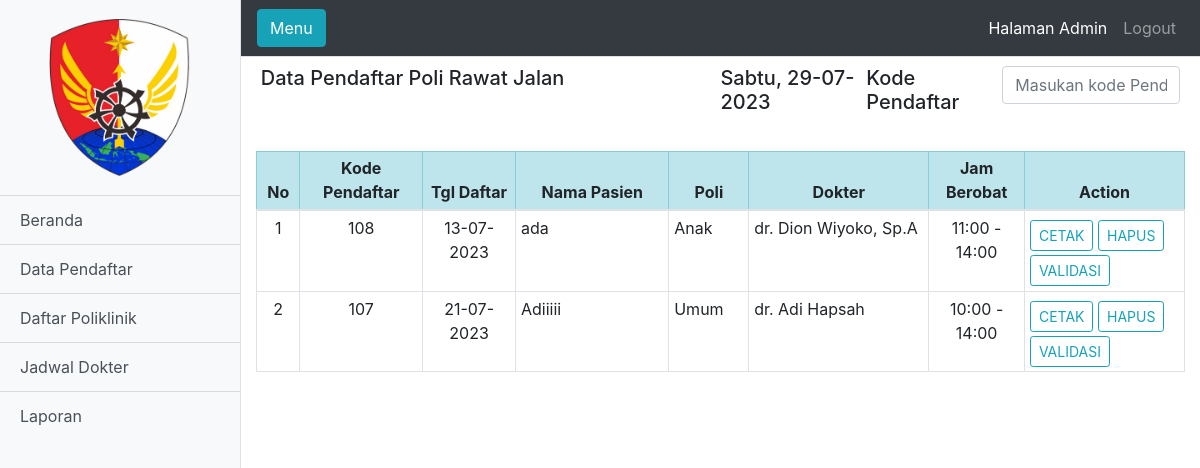
The page /data_pendaftar.php on the database its author committed.
### tables this page shows
CREATE TABLE `pasien` (
  `kode_pendaftaran` int(10) NOT NULL,
  `username` varchar(10) NOT NULL,
  `tgl_daftar` date NOT NULL,
  `id_poli` int(5) NOT NULL,
  `id_dokter` int(3) NOT NULL,
  `id_jam` int(5) NOT NULL,
  `jenis_pembayaran` varchar(30) NOT NULL,
  `no_rm` varchar(20) NOT NULL,
  `nama` varchar(50) NOT NULL,
  `jk` varchar(20) NOT NULL,
  `tlahir` varchar(50) NOT NULL,
  `nohp` varchar(15) NOT NULL,
  `ttl` date NOT NULL,
  `pekerjaan` varchar(50) NOT NULL,
  `alamat` varchar(500) NOT NULL,
  `wnama` varchar(50) NOT NULL,
  `wjk` varchar(10) NOT NULL,
  `walamat` varchar(500) NOT NULL,
  `wnohp` varchar(15) NOT NULL,
  `status` varchar(40) NOT NULL,
  `diagnosa` varchar(255) DEFAULT NULL
);

CREATE TABLE `poliklinik` (
  `id_poli` int(3) NOT NULL,
  `nama_poli` varchar(30) NOT NULL,
  `status` int(3) NOT NULL
);

CREATE TABLE `dokter` (
  `id_dokter` int(3) NOT NULL,
  `nama_dokter` varchar(30) NOT NULL,
  `id_poli` int(3) NOT NULL,
  `status` int(11) NOT NULL,
  `level` enum('spesialis','umum') NOT NULL DEFAULT 'umum'
);

CREATE TABLE `jam` (
  `id_jam` int(5) NOT NULL,
  `jam` varchar(25) NOT NULL,
  `id_poli` int(3) NOT NULL,
  `id_dokter` int(5) NOT NULL,
  `status` int(11) NOT NULL
);

### functions.php (called while the page is built, shortened)
<?php
$db = mysqli_connect("localhost", "root", "", "sirusakdeh_db");
function query($query) {
  global $db;
  $result = mysqli_query($db, $query);
  $rows = [];
  while ($row = mysqli_fetch_assoc($result)) {
      $rows[] = $row;
  }
  return $rows;
}
   ?>

### data_pendaftar.php (the view, shortened to what this page needs)
<?php
require 'functions.php';
$hari = array ( 1 =>    'Senin',
                        'Selasa',
                        'Rabu',
                        'Kamis',
                        'Jumat',
                        'Sabtu',
                        'Minggu'
                      );
$tgl = date('d-m-Y');
$data_pendaftar = query("SELECT pasien.kode_pendaftaran,pasien.tgl_daftar,pasien.nama,poliklinik.nama_poli,dokter.nama_dokter,jam.jam from pasien join poliklinik on pasien.id_poli=poliklinik.id_poli join dokter on pasien.id_dokter=dokter.id_dokter join jam on pasien.id_jam=jam.id_jam order by kode_pendaftaran desc limit 10");
 ?>
<!DOCTYPE html>
<html lang="en">
<head>
  <link href="admin/vendor/bootstrap/css/bootstrap.min.css" rel="stylesheet">
  <link href="admin/css/simple-sidebar.css" rel="stylesheet">
</head>
<body>
  <div id="">
  <div class="d-flex" id="wrapper">
    <div class="bg-light border-right" id="sidebar-wrapper">
      <div class="sidebar-heading"><center><img src="img/logo.png" style="width: 150px; background: transparent;"></center></div>
      <div class="list-group list-group-flush">
        <a href="admin.php" class="list-group-item list-group-item-action bg-light">Beranda</a>
        <a href="data_pendaftar.php" class="list-group-item list-group-item-action bg-light">Data Pendaftar</a>
        <a href="daftar_poliklinik.php" class="list-group-item list-group-item-action bg-light">Daftar Poliklinik</a>
        <a href="jadwal_dokter.php" class="list-group-item list-group-item-action bg-light">Jadwal Dokter</a>
        <a href="laporan.php" class="list-group-item list-group-item-action bg-light">Laporan</a>
      </div>
    </div>
    <div id="page-content-wrapper">
      <nav class="navbar navbar-expand-lg navbar-dark bg-dark border-bottom">
        <button class="btn btn-info" id="menu-toggle">Menu</button>
        <div class="collapse navbar-collapse" id="navbarSupportedContent">
          <ul class="navbar-nav ml-auto mt-2 mt-lg-0">
            <li class="nav-item active">
              <div class="collapse navbar-collapse" id="navbarNav">
                <ul class="navbar-nav">
                  <li class="nav-item active">
                    <a class="nav-link" href="">Halaman Admin<span class="sr-only">(current)</span></a>
                  </li>
                  <li class="nav-item">
                  <a class="nav-link" href="logout.php">Logout</a>
                </li>
                </ul>
        </div>
      </nav>
      <div class="container-fluid">
        <div class="row">
        <div class="col mt-1">
          <table class="table table-sm table-borderless">
            <tr>
              <td width="450" rowspan="2"><h5 class="">Data Pendaftar Poli Rawat Jalan</h5></td>
            </tr>
            <form  action="" method="post">
            <tr>
              <td></td>
              <td>
                <label for="tgl" name="tgl" id="tgl"><h5><?php echo $hari[ date('N') ]; echo ", "; echo $tgl; ?></h5></label>
              </td>
              <td><h5>Kode Pendaftar</h5></td>
              <td>
                <input class="form-control" type="text" name="kode" value="" placeholder="Masukan kode Pendaftar...." autocomplete="off" id="kode">
              </td>
            </tr>
          </form>
        </table>
      </div>
        </div>
        <div class="row">
                <div class="col md">
                  <div id="container">
                    <table class="table table-sm table-bordered">
                      <thead>
                      <tr class="table-info">
                        <th class="text-center" scope="col"width="20">No</th>
                        <th class="text-center" width="92">Kode Pendaftar</th>
                        <th class="text-center" width="70">Tgl Daftar</th>
                        <th width="115" class=""><center>Nama Pasien</center></th>
                        <th width="35" class="text-center">Poli</th>
                        <th width="135" class="text-center">Dokter</th>
                        <th width="70" class="text-center">Jam Berobat</th>
                        <th width="120" class="text-center">Action</th>
                      </tr>
                      </thead>
                      <tbody>
                        <?php $i = 1; ?>
                        <?php  foreach ($data_pendaftar as $row ) : ?>
                             <tr>
                               <td><center><?= $i; ?></center></td>
                               <td><center><?= $row["kode_pendaftaran"]; ?></center></td>
                               <td><center><?=date('d-m-Y', strtotime( $row["tgl_daftar"])); ?></center></td>
                               <td><?= $row["nama"]; ?></td>
                               <td><?= $row["nama_poli"]; ?></td>
                               <td><?= $row["nama_dokter"]; ?></td>
                               <td><center><?= $row["jam"]; ?></center></td>
                               <td><button type="button" class="btn btn-outline-info btn-sm mt-1"><a href="cetak.php?kode_pendaftaran=<?= $row["kode_pendaftaran"]?>" target="_blank" class="text-reset" style="text-decoration:none">CETAK</a></button>
                                 <button type="button" class="btn btn-outline-info btn-sm mt-1"><a href="hapus_pasien.php?kode_pendaftaran=<?= $row["kode_pendaftaran"]?>" class="text-reset" style="text-decoration:none">HAPUS</a></button>
                                 <button type="button" class="btn btn-outline-info btn-sm mt-1"><a href="validasi_pasien.php?kode_pendaftaran=<?= $row["kode_pendaftaran"]?>" class="text-reset" style="text-decoration:none">VALIDASI</a></button>
                               </td>
                             </tr>
                             <?php $i++ ?>
                           <?php endforeach; ?>
                      </tbody>
                    </table>
                      </div>
                  </div>
                </div>
                </div>
              </div>
      </div>
    </div>
</body>
</html>

### admin/css/simple-sidebar.css (style rules this page uses)
body { overflow-x: hidden; }
#sidebar-wrapper { min-height: 100vh; margin-left: -15rem; -webkit-transition: margin .25s ease-out; -moz-transition: margin .25s ease-out; -o-transition: margin .25s ease-out; transition: margin .25s ease-out; }
#sidebar-wrapper .sidebar-heading { padding: 0.875rem 1.25rem; font-size: 1.2rem; }
#sidebar-wrapper .list-group { width: 15rem; }
#page-content-wrapper { min-width: 100vw; }
@media (min-width: 768px) { #sidebar-wrapper { margin-left: 0; } }
@media (min-width: 768px) { #page-content-wrapper { min-width: 0; width: 100%; } }

### rows shown on the page
pasien: kode_pendaftaran "108", tgl_daftar "13-07-2023", nama "ada", id_poli.nama_poli "Anak", id_dokter.nama_dokter "dr. Dion Wiyoko, Sp.A", id_jam.jam "11:00 - 14:00"
pasien: kode_pendaftaran "107", tgl_daftar "21-07-2023", nama "Adiiiii", id_poli.nama_poli "Umum", id_dokter.nama_dokter "dr. Adi Hapsah", id_jam.jam "10:00 - 14:00"
